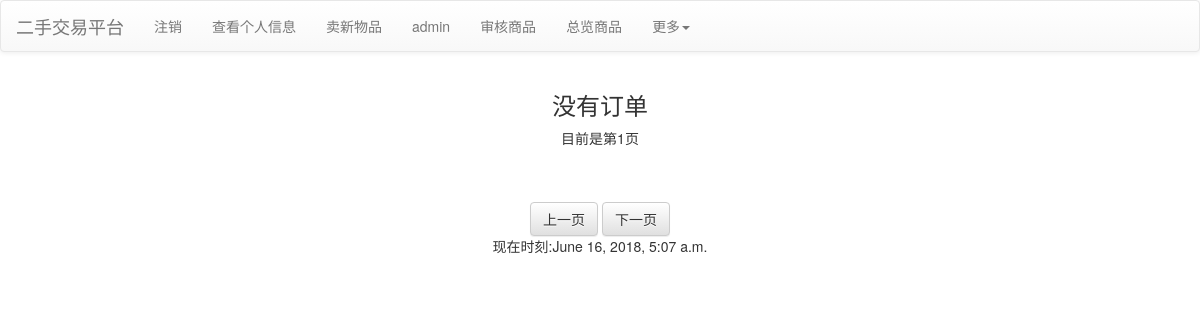
/myorder (signed in), run on an earlier commit of the app's database.
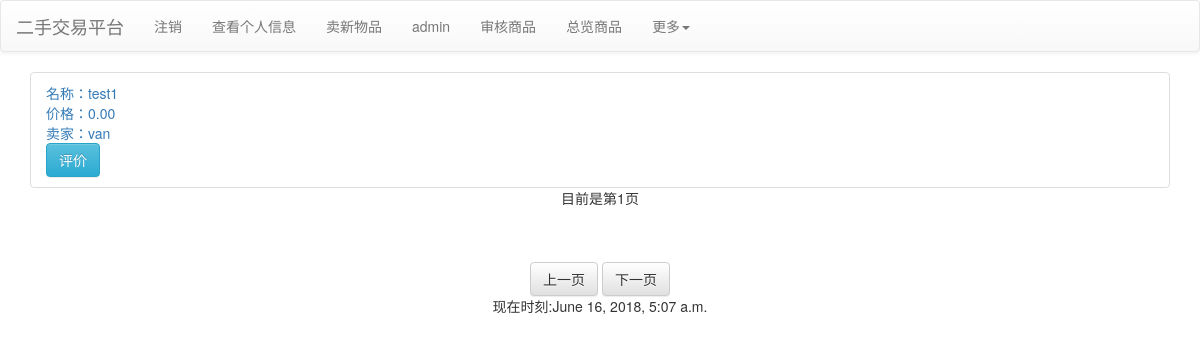
And on a later commit of the database.
### mainsite/models.py (models this page shows, shortened)
class Order(models.Model):
    buyer = models.ForeignKey(Profile, on_delete = models.CASCADE)
    product = models.OneToOneField(Product, on_delete = models.CASCADE)
    price = models.IntegerField()
    full_name = models.CharField(max_length = 32)
    address = models.CharField(max_length = 256)
    phone = models.CharField(max_length = 15)
    created_at = models.DateTimeField(auto_now_add = True)
    state = models.IntegerField(default = 0)
    payment_id = models.IntegerField(null = True, blank = True)
    class Meta:
        ordering = ("-created_at",)

class Product(models.Model):
    seller = models.ForeignKey(Profile,on_delete=models.CASCADE)
    category = models.ForeignKey(Category, null = True, blank = True, on_delete = models.SET_NULL)
    price = models.DecimalField(max_digits = 10, decimal_places = 2, default = 0)
    name = models.CharField(max_length = 32)
    description = models.TextField(default = "暂无简介")
    state = models.IntegerField(default = -1)

class Profile(models.Model):
    user = models.OneToOneField(User, on_delete=models.CASCADE)
    sex = models.IntegerField(default = 0)
    full_name = models.CharField(max_length=32, null=True, blank=True)
    phone = models.CharField(max_length=15, null=True, blank=True)
    address = models.CharField(max_length=256, null=True, blank=True)
    BoundPayment = models.CharField(max_length=32, null=True, blank=True)
    usertype = models.IntegerField(default=0)
    email = models.EmailField(null=True, blank=True)
    email_binding = models.EmailField(null=True, blank=True)
    email_binding_key = models.CharField(max_length=4, null=True, blank=True)
    pay_binding = models.CharField(max_length=32, null=True, blank=True)
    pay_binding_key = models.CharField(max_length=4, null=True, blank=True)
    def __str__(self):
        return self.user.username

### mainsite/views.py (the view)
# urls.py: path('myorder', views.myorder),
@login_required(login_url='/login/')
def myorder(request):
    TheTimeOfNow = datetime.now()
    if request.user.is_authenticated:
        username = request.user.username
    if request.user.is_authenticated:
        profile_cur = models.Profile.objects.get(user = request.user)
        all_orders = models.Order.objects.filter(buyer = profile_cur).order_by("-id")
        paginator_cur = paginator.Paginator(all_orders, 5)
        p = request.GET.get('p')
        try:
            orders = paginator_cur.page(p)
        except paginator.PageNotAnInteger:
            orders = paginator_cur.page(1)
        except paginator.EmptyPage:
            orders = paginator_cur.page(paginator_cur.num_pages)
    return render(request, 'myorder.html', locals())

### templates/myorder.html (shortened to what this page needs)
{% extends "base.html" %}
{% block content %}
<div class="contrainer">
    <div class="row">
        {% for order in orders %}
            {% if forloop.first %}
                <div class="container">
            {% endif %}
                    <div class="list-group-item">
                        <a href="/product/{{order.product.id}}">
                            名称：{{order.product.name}}
                            <br />
                            价格：{{order.product.price}}
                            <br />
                            卖家：{{order.product.seller}}
                            <br />
                        </a>
                        {% if order.state == 4 %}
                        <a href="/comment/{{ order.id }}" class="btn btn-info">评价</a>
                        {% endif %}
                    </div>
            {% if forloop.last %}
                </div>
            {% endif %}
        {% empty %}
            <center><h3>没有订单</h3></center>
        {% endfor %}
    </div>
    <div class="row" align="center">
            目前是第{{ orders.number }}页
    </div>
    <div class="pagination pagination-centered" style="height: auto;">
    </div>
    <div class="row" align="center">
        {% if orders.has_previous %}
            <a class="btn btn-info" href="?p={{ orders.previous_page_number }}">
                上一页
            </a>
        {% else %}
            <a class="btn btn-default" href="#">
                上一页
            </a>
        {% endif %}
        {% if orders.has_next %}
            <a class="btn btn-info" href="?p={{ orders.next_page_number }}">
                下一页
            </a>
        {% else %}
            <a class="btn btn-default " href="#">
                下一页
            </a>
        {% endif %}
    </div>
</div>
{% endblock %}

What changed in the data, as far as the page shows it:
added Order: product.name "test1", product.price "0.00", product.seller "van"
Also different on the page:
text no longer shown: "没有订单"
